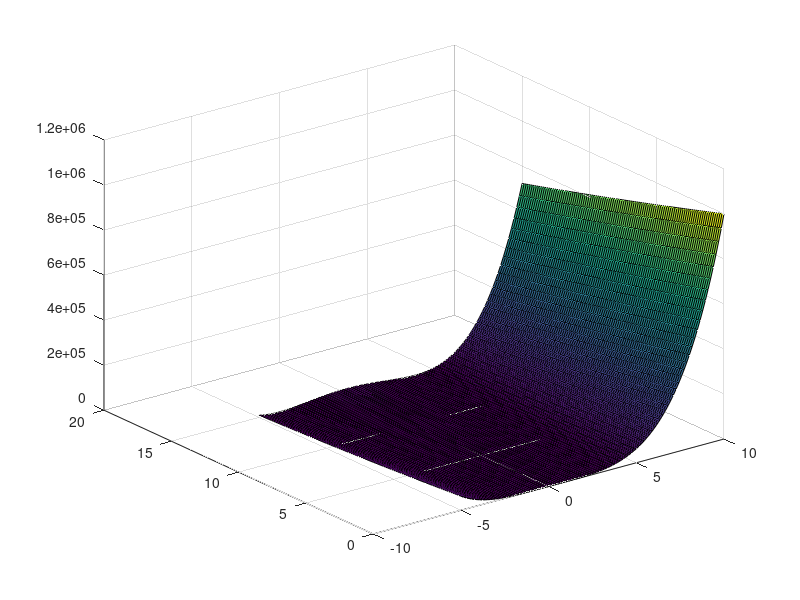

This figure's MATLAB source:
%% setup

% values for the variables
[x,y] = meshgrid(linspace(-5,10), linspace(0,15));

% the function
%z = (1 + ((x+y+1).^2) .* (19-14.*x+3.*x.^2-13.*y+6.*x.*y+3.*(y.^2))) .* (30 + ((2.*x-3.*y).^2) .* (18-32.*x+12.*(x.^2)+48.*y-36.*x.*y+27.*(y.^2)));
%using the function to get z
z = x;
for i=1:size(x,1)
    for j=1:size(x,1)
        z(i,j) = rosenbrock([x(i,j) y(i,j)]);
    end
end

% plot the function
surf(x,y,z);